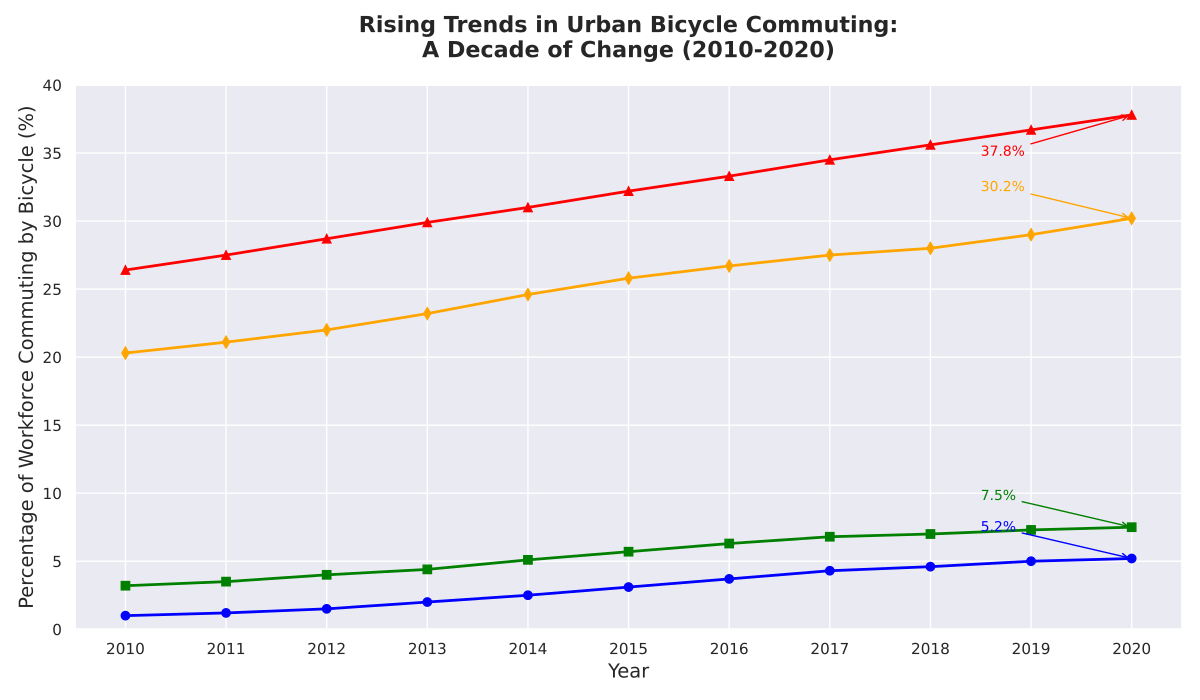

Reproduce this figure in Python.
import matplotlib.pyplot as plt
import numpy as np

years = np.arange(2010, 2021)

ny_commuting = np.array([1.0, 1.2, 1.5, 2.0, 2.5, 3.1, 3.7, 4.3, 4.6, 5.0, 5.2])
sf_commuting = np.array([3.2, 3.5, 4.0, 4.4, 5.1, 5.7, 6.3, 6.8, 7.0, 7.3, 7.5])
cph_commuting = np.array([26.4, 27.5, 28.7, 29.9, 31.0, 32.2, 33.3, 34.5, 35.6, 36.7, 37.8])
ams_commuting = np.array([20.3, 21.1, 22.0, 23.2, 24.6, 25.8, 26.7, 27.5, 28.0, 29.0, 30.2])

fig, ax = plt.subplots(figsize=(12, 7))

ax.plot(years, ny_commuting, marker='o', linestyle='-', linewidth=2, color='blue')
ax.plot(years, sf_commuting, marker='s', linestyle='-', linewidth=2, color='green')
ax.plot(years, cph_commuting, marker='^', linestyle='-', linewidth=2, color='red')
ax.plot(years, ams_commuting, marker='d', linestyle='-', linewidth=2, color='orange')

ax.annotate(f'{ny_commuting[-1]:.1f}%', xy=(2020, ny_commuting[-1]), xytext=(2018.5, ny_commuting[-1]+2),
            arrowprops=dict(arrowstyle="->", color='blue'), color='blue', fontsize=10)
ax.annotate(f'{sf_commuting[-1]:.1f}%', xy=(2020, sf_commuting[-1]), xytext=(2018.5, sf_commuting[-1]+2),
            arrowprops=dict(arrowstyle="->", color='green'), color='green', fontsize=10)
ax.annotate(f'{cph_commuting[-1]:.1f}%', xy=(2020, cph_commuting[-1]), xytext=(2018.5, cph_commuting[-1]-3),
            arrowprops=dict(arrowstyle="->", color='red'), color='red', fontsize=10)
ax.annotate(f'{ams_commuting[-1]:.1f}%', xy=(2020, ams_commuting[-1]), xytext=(2018.5, ams_commuting[-1]+2),
            arrowprops=dict(arrowstyle="->", color='orange'), color='orange', fontsize=10)

ax.set_title("Rising Trends in Urban Bicycle Commuting:\nA Decade of Change (2010-2020)", fontsize=16, fontweight='bold', pad=20)
ax.set_xlabel("Year", fontsize=14)
ax.set_ylabel("Percentage of Workforce Commuting by Bicycle (%)", fontsize=14)
ax.set_xticks(years)
ax.set_ylim(0, 40)

plt.tight_layout()

plt.show()
